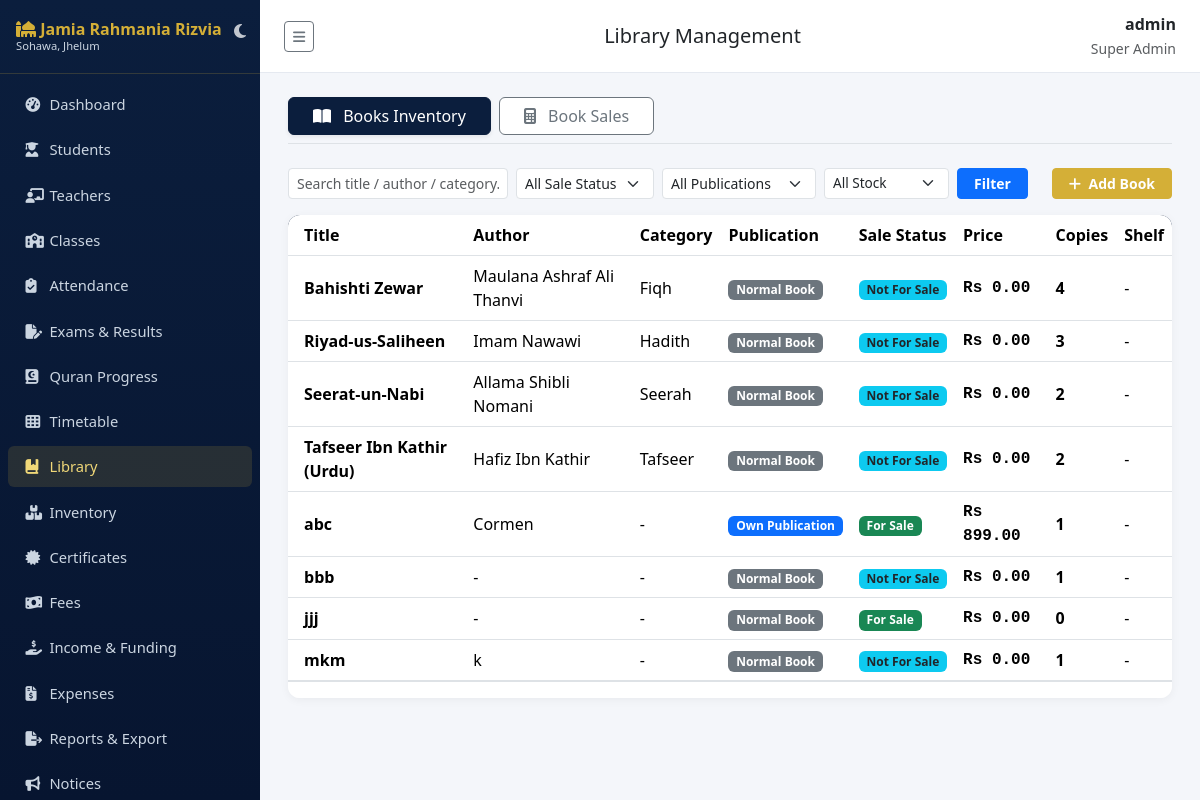
Page /library/ (signed in) on the committed database.
### accounts/models.py (models this page shows, shortened)
class User(AbstractUser):
    class Role(models.TextChoices):
        SUPER_ADMIN = "SUPER_ADMIN", "Super Admin"
        PRINCIPAL = "PRINCIPAL", "Principal"
        ADMIN = "ADMIN", "Admin"
        TEACHER = "TEACHER", "Teacher"
        STUDENT = "STUDENT", "Student"
        PARENT = "PARENT", "Parent"
        ACCOUNTANT = "ACCOUNTANT", "Accountant"
        LIBRARIAN = "LIBRARIAN", "Librarian"
        STAFF = "STAFF", "Staff"
    role = models.CharField(max_length=20, choices=Role.choices, default=Role.STUDENT)
    phone = models.CharField(max_length=20, blank=True)
    photo = models.ImageField(upload_to="profile_photos/", blank=True, null=True)

### library/models.py (models this page shows, shortened)
class Book(models.Model):
    SALE_CHOICES = [
        ('FOR_SALE', 'For Sale'),
        ('NOT_FOR_SALE', 'Not For Sale'),
    ]
    PUBLICATION_CHOICES = [
        ('OWN', 'Own Publication'),
        ('NORMAL', 'Normal Book'),
    ]
    title = models.CharField(max_length=200)
    author = models.CharField(max_length=150, blank=True)
    category = models.CharField(max_length=100, blank=True, help_text="e.g. Tafseer, Hadith, Fiqh, Seerah, Urdu, English")
    language = models.CharField(max_length=50, blank=True, help_text="e.g. Arabic, Urdu, English")
    isbn = models.CharField("ISBN / Book No.", max_length=30, blank=True)
    copies = models.PositiveIntegerField(default=1)
    shelf = models.CharField(max_length=30, blank=True)
    sale_status = models.CharField(
        max_length=20,
        choices=SALE_CHOICES,
        default='NOT_FOR_SALE',
        verbose_name="Sale Status"
    )
    publication_type = models.CharField(
        max_length=20,
        choices=PUBLICATION_CHOICES,
        default='NORMAL',
        verbose_name="Publication Type"
    )
    price = models.DecimalField(
        max_digits=10,
        decimal_places=2,
        default=Decimal("0.00"),
        help_text="Price if for sale"
    )
    created_at = models.DateTimeField(auto_now_add=True)
    class Meta:
        ordering = ["title"]

### library/views.py (the view, shortened to what this page needs)
# urls.py: path("", views.BookListView.as_view(), name="books"),
class BookListView(RoleRequiredMixin, ListView):
    model = Book
    template_name = "library/book_list.html"
    context_object_name = "books"
    paginate_by = 20
    allowed_roles = STAFF_ROLES
    def get_queryset(self):
        qs = super().get_queryset()
        q = self.request.GET.get("q")
        sale_status = self.request.GET.get("sale_status")
        publication_type = self.request.GET.get("publication_type")
        stock_status = self.request.GET.get('stock_status', '') # Naya parameter fetch kiya
        if stock_status == 'out_of_stock':
            qs = qs.filter(copies=0)
        elif stock_status == 'low_stock':
            qs = qs.filter(copies__gt=0, copies__lte=5)
        if sale_status:
            qs = qs.filter(sale_status=sale_status)
        if publication_type:
            if publication_type == 'EXTERNAL':
                qs = qs.filter(publication_type='NORMAL')
            else:
                qs = qs.filter(publication_type=publication_type)
        return qs
    def get_context_data(self, **kwargs):
        ctx = super().get_context_data(**kwargs)
        ctx["q"] = self.request.GET.get("q", "")
        ctx["sale_status"] = self.request.GET.get("sale_status", "")
        ctx["publication_type"] = self.request.GET.get("publication_type", "")
        ctx["stock_status"] = self.request.GET.get("stock_status", "") # <-- Custom Context Added
        return ctx

### accounts/mixins.py (called while the page is built)
    def dispatch(self, request, *args, **kwargs):
        if not request.user.is_authenticated:
            return self.handle_no_permission()
        if request.user.is_superuser or request.user.role in self.allowed_roles:
            return super().dispatch(request, *args, **kwargs)
        raise PermissionDenied("You do not have permission to access this page.")

### sitepages/context_processors.py (called while the page is built)
def site_settings(request):
    s = SiteSettings.get_solo()
    years = max(datetime.date.today().year - s.established_year, 0)
    return {"site_settings": s, "years_of_service": years}

### sitepages/models.py (called while the page is built)
    @classmethod
    def get_solo(cls):
        obj = cls.objects.first()
        if not obj:
            obj = cls.objects.create()
        return obj

### templates/library/book_list.html (shortened to what this page needs)
{% extends "base.html" %}
{% block page_title %}Library Management{% endblock %}
{% block content %}
<div class="mb-4 d-flex gap-2 border-bottom pb-2">
  <a href="{% url 'library:books' %}" class="btn btn-navy shadow-sm px-4">
    <i class="fa-solid fa-book-open me-2"></i> Books Inventory
  </a>
  <a href="{% url 'library:sales_list' %}" class="btn btn-outline-secondary px-4 bg-white">
    <i class="fa-solid fa-calculator me-2"></i> Book Sales
  </a>
</div>
<div class="d-flex justify-content-between align-items-center flex-wrap gap-2 mb-3">
  <form method="GET" class="d-flex align-items-center flex-wrap gap-2 m-0">
    <input type="text" name="q" value="{{ q }}" class="form-control form-control-sm d-inline-block w-auto" placeholder="Search title / author / category...">
    <select name="sale_status" class="form-select form-select-sm d-inline-block w-auto">
      <option value="">All Sale Status</option>
    </select>
    <select name="publication_type" class="form-select form-select-sm d-inline-block w-auto">
      <option value="">All Publications</option>
    </select>
    <select name="stock_status" class="form-select form-select-sm d-inline-block w-auto" style="font-size: 0.85rem;">
      <option value="">All Stock</option>
    </select>
    <button type="submit" class="btn btn-sm btn-primary fw-semibold px-3">Filter</button>
  </form>
  {% if request.user.is_superuser or request.user.role in "SUPER_ADMIN,PRINCIPAL,ADMIN,LIBRARIAN" %}
    <a href="{% url 'library:book_add' %}" class="btn btn-gold btn-sm fw-semibold px-3 py-1 text-white">
      <i class="fa-solid fa-plus me-1 text-white"></i> Add Book
    </a>
  {% endif %}
</div>
<div class="card">
  <div class="card-body table-responsive p-0">
    <table class="table table-hover align-middle mb-0">
      <thead>
        <tr>
          <th class="ps-3">Title</th>
          <th>Author</th>
          <th>Category</th>
          <th>Publication</th>
          <th>Sale Status</th>
          <th>Price</th>
          <th>Copies</th>
          <th>Shelf</th>
        </tr>
      </thead>
      <tbody>
      {% for b in books %}
        <tr>
          <td class="ps-3">
            <strong>{{ b.title }}</strong>
          </td>
          <td>{{ b.author|default:"-" }}</td>
          <td>{{ b.category|default:"-" }}</td>
          <td>
            <span class="badge {% if b.publication_type == 'OWN' %}bg-primary{% else %}bg-secondary{% endif %}">
              {{ b.get_publication_type_display }}
            </span>
          </td>
          <td>
            <span class="badge {% if b.sale_status == 'FOR_SALE' %}bg-success{% else %}bg-info text-dark{% endif %}">
              {{ b.get_sale_status_display }}
            </span>
          </td>
          <td class="font-monospace fw-bold">Rs {{ b.price }}</td>
          <td class="fw-bold">{{ b.copies }}</td>
          <td>{{ b.shelf|default:"-" }}</td>
        </tr>
      {% empty %}
        <tr><td colspan="9" class="text-center text-muted py-4">No books found inside catalog.</td></tr>
      {% endfor %}
      </tbody>
    </table>
  </div>
  <div class="card-footer bg-white border-top">
  </div>
</div>
{% endblock %}

### templates/base.html (shortened to what this page needs)
{% load static %}
<!DOCTYPE html>
<html lang="en" id="theme-wrapper" data-bs-theme="light">
<head>
<link href="https://cdn.jsdelivr.net/npm/bootstrap@5.3.3/dist/css/bootstrap.min.css" rel="stylesheet">
<link href="https://cdnjs.cloudflare.com/ajax/libs/font-awesome/6.5.1/css/all.min.css" rel="stylesheet">
<link href="{% static 'css/style.css' %}" rel="stylesheet">
</head>
<body>
<nav class="sidebar" id="sidebar">
  <div class="brand d-flex justify-content-between align-items-center">
    <div>
      <i class="fa-solid fa-mosque"></i> Jamia Rahmania Rizvia
      <small class="d-block" style="font-size:.7rem;color:#cbd5e1;font-weight:400">Sohawa, Jhelum</small>
    </div>
    <button id="theme-toggle-btn" class="btn p-1 border-0 text-white opacity-75 hover-opacity-100" title="Switch Theme" style="background: transparent; box-shadow: none;">
      <i class="fa-solid fa-moon fs-6" id="theme-icon"></i>
    </button>
  </div>
  <ul class="nav flex-column py-2">
    {% if request.user.role in "STUDENT,PARENT" %}
      <li class="nav-item"><a class="nav-link {% if request.resolver_match.namespace == 'portal' %}active{% endif %}" href="{% url 'portal:home' %}"><i class="fa-solid fa-gauge-high"></i> My Portal</a></li>
      <li class="nav-item"><a class="nav-link {% if request.resolver_match.namespace == 'notices' and request.resolver_match.url_name == 'list' %}active{% endif %}" href="{% url 'notices:list' %}"><i class="fa-solid fa-bullhorn"></i> Notices</a></li>
      <li class="nav-item"><a class="nav-link {% if request.resolver_match.namespace == 'timetable' %}active{% endif %}" href="{% url 'timetable:view' %}"><i class="fa-solid fa-table-cells"></i> Timetable</a></li>
      <li class="nav-item"><a class="nav-link" href="{% url 'notices:event_list' %}"><i class="fa-solid fa-calendar-days"></i> Events</a></li>
    {% else %}
      <li class="nav-item"><a class="nav-link {% if request.resolver_match.namespace == 'dashboard' %}active{% endif %}" href="{% url 'dashboard:index' %}"><i class="fa-solid fa-gauge-high"></i> Dashboard</a></li>
      <li class="nav-item"><a class="nav-link {% if request.resolver_match.namespace == 'students' %}active{% endif %}" href="{% url 'students:list' %}"><i class="fa-solid fa-user-graduate"></i> Students</a></li>
      {% if request.user.is_superuser or request.user.role in "SUPER_ADMIN,PRINCIPAL,ADMIN" %}
      <li class="nav-item"><a class="nav-link {% if request.resolver_match.namespace == 'teachers' %}active{% endif %}" href="{% url 'teachers:list' %}"><i class="fa-solid fa-chalkboard-user"></i> Teachers</a></li>
      <li class="nav-item"><a class="nav-link {% if request.resolver_match.url_name == 'class_list' %}active{% endif %}" href="{% url 'academics:class_list' %}"><i class="fa-solid fa-school"></i> Classes</a></li>
      {% endif %}
      <li class="nav-item"><a class="nav-link " href="{% url 'attendance:mark' %}"><i class="fa-solid fa-clipboard-check"></i> Attendance</a></li>
      {% if request.user.is_superuser or request.user.role in "SUPER_ADMIN,PRINCIPAL,ADMIN,TEACHER" %}
      <li class="nav-item"><a class="nav-link {% if request.resolver_match.namespace == 'exams' %}active{% endif %}" href="{% url 'exams:list' %}"><i class="fa-solid fa-file-pen"></i> Exams &amp; Results</a></li>
      <li class="nav-item"><a class="nav-link {% if request.resolver_match.namespace == 'hifz' %}active{% endif %}" href="{% url 'hifz:list' %}"><i class="fa-solid fa-book-quran"></i> Quran Progress</a></li>
      {% endif %}
      <li class="nav-item"><a class="nav-link " href="{% url 'timetable:view' %}"><i class="fa-solid fa-table-cells"></i> Timetable</a></li>
      <li class="nav-item"><a class="nav-link {% if request.resolver_match.namespace == 'library' %}active{% endif %}" href="{% url 'library:books' %}"><i class="fa-solid fa-book-bookmark"></i> Library</a></li>
      {% if request.user.is_superuser or request.user.role in "SUPER_ADMIN,PRINCIPAL,ADMIN,STAFF,LIBRARIAN" %}
      <li class="nav-item"><a class="nav-link {% if request.resolver_match.namespace == 'inventory' %}active{% endif %}" href="{% url 'inventory:list' %}"><i class="fa-solid fa-boxes-stacked"></i> Inventory</a></li>
      {% endif %}
      {% if request.user.is_superuser or request.user.role in "SUPER_ADMIN,PRINCIPAL,ADMIN" %}
      <li class="nav-item"><a class="nav-link {% if request.resolver_match.namespace == 'certificates' %}active{% endif %}" href="{% url 'certificates:list' %}"><i class="fa-solid fa-certificate"></i> Certificates</a></li>
      {% endif %}
      {% if request.user.is_superuser or request.user.role in "SUPER_ADMIN,PRINCIPAL,ADMIN,ACCOUNTANT" %}
      <li class="nav-item"><a class="nav-link {% if request.resolver_match.url_name == 'payment_list' %}active{% endif %}" href="{% url 'fees:payment_list' %}"><i class="fa-solid fa-money-bill-wave"></i> Fees</a></li>
      <li class="nav-item"><a class="nav-link {% if request.resolver_match.url_name == 'income_list' %}active{% endif %}" href="{% url 'fees:income_list' %}"><i class="fa-solid fa-hand-holding-dollar"></i> Income &amp; Funding</a></li>
      <li class="nav-item"><a class="nav-link {% if request.resolver_match.url_name == 'expense_list' %}active{% endif %}" href="{% url 'fees:expense_list' %}"><i class="fa-solid fa-file-invoice-dollar"></i> Expenses</a></li>
      {% endif %}
      {% if request.user.is_superuser or request.user.role in "SUPER_ADMIN,PRINCIPAL,ADMIN,ACCOUNTANT" %}
      <li class="nav-item"><a class="nav-link {% if request.resolver_match.namespace == 'reports' %}active{% endif %}" href="{% url 'reports:index' %}"><i class="fa-solid fa-file-export"></i> Reports &amp; Export</a></li>
      {% endif %}
      <li class="nav-item"><a class="nav-link {% if request.resolver_match.namespace == 'notices' %}active{% endif %}" href="{% url 'notices:list' %}"><i class="fa-solid fa-bullhorn"></i> Notices</a></li>
    {% endif %}
  </ul>
</nav>
<div class="main-content">
  <div class="topbar">
    <button class="btn btn-sm btn-outline-secondary" id="sidebarToggle" type="button" title="Show / hide menu" aria-label="Toggle menu"><i class="fa-solid fa-bars"></i></button>
    <h5 class="mb-0">{% block page_title %}Dashboard{% endblock %}</h5>
    <div class="text-end">
      <div class="fw-semibold">{{ request.user.get_full_name|default:request.user.username }}</div>
      <small class="text-muted">{{ request.user.get_role_display }}</small>
    </div>
  </div>
  {% block content %}{% endblock %}
</div>
</body>
</html>

### static/css/style.css (style rules this page uses)
:root { --navy: #0b1e3d; --navy-dark: #071530; --gold: #d4af37; --gold-light: #f0d878; --bg: #f4f6fa; }
body { background: var(--bg); font-family: 'Segoe UI', Roboto, sans-serif; }
.sidebar { background: linear-gradient(180deg, var(--navy) 0%, var(--navy-dark) 100%); min-height: 100vh; width: 250px; position: fixed; top: 0; left: 0; z-index: 1030; }
.sidebar .brand { color: var(--gold); font-weight: 700; padding: 1.25rem 1rem; border-bottom: 1px solid rgba(212,175,55,.2); }
.sidebar .nav-link { color: #cbd5e1; padding: .6rem 1.1rem; border-radius: 6px; margin: 2px 8px; font-size: .92rem; }
.sidebar .nav-link.active, .sidebar .nav-link:hover { background: rgba(212,175,55,.15); color: var(--gold-light); }
.sidebar .nav-link i { width: 20px; }
.main-content { margin-left: 250px; padding: 1.5rem 1.75rem; }
.topbar { background: #fff; border-bottom: 1px solid #e5e9f0; padding: .75rem 1.5rem; margin: -1.5rem -1.75rem 1.5rem -1.75rem; display: flex; justify-content: space-between; align-items: center; }
.card { border: none; border-radius: 12px; box-shadow: 0 2px 10px rgba(0,0,0,.05); }
.btn-gold { background: var(--gold); border-color: var(--gold); color: var(--navy-dark); font-weight: 600; }
.btn-navy { background: var(--navy); border-color: var(--navy); color: #fff; }
.table thead { background: var(--navy); color: #fff; }
#sidebar { position: fixed; top: 0; left: 0; width: 260px; height: 100vh; overflow-y: auto !important; z-index: 1050; transition: all 0.3s ease; }
.main-content { margin-left: 260px; transition: all 0.3s ease; }
#sidebar .brand { padding-right: 35px !important; line-height: 1.2 !important; }
#theme-toggle-btn { position: absolute; right: 10px; top: 15px; z-index: 10; }

### templates/base.html (style rules this page uses)
html, body { min-height: 100vh !important; height: 100%; }
#sidebar .brand { cursor: grab; user-select: none; touch-action: none; }

### templates/library/book_list.html (style rules this page uses)
.btn-gold i { color: #ffffff !important; }
.card { overflow: hidden; }

### rows in the picture
User: user.get_full_name "admin", user.role "Super Admin"
Book: title "Bahishti Zewar", author "Maulana Ashraf Ali Thanvi", category "Fiqh", publication_type "Normal Book", sale_status "Not For Sale", price "0.00", copies "4", shelf "-"
Book: title "Riyad-us-Saliheen", author "Imam Nawawi", category "Hadith", publication_type "Normal Book", sale_status "Not For Sale", price "0.00", copies "3", shelf "-"
Book: title "Seerat-un-Nabi", author "Allama Shibli Nomani", category "Seerah", publication_type "Normal Book", sale_status "Not For Sale", price "0.00", copies "2", shelf "-"
Book: title "Tafseer Ibn Kathir (Urdu)", author "Hafiz Ibn Kathir", category "Tafseer", publication_type "Normal Book", sale_status "Not For Sale", price "0.00", copies "2", shelf "-"
Book: title "abc", author "Cormen", category "-", publication_type "Own Publication", sale_status "For Sale", price "899.00", copies "1", shelf "-"
Book: title "bbb", author "-", category "-", publication_type "Normal Book", sale_status "Not For Sale", price "0.00", copies "1", shelf "-"
Book: title "jjj", author "-", category "-", publication_type "Normal Book", sale_status "For Sale", price "0.00", copies "0", shelf "-"
Book: title "mkm", author "k", category "-", publication_type "Normal Book", sale_status "Not For Sale", price "0.00", copies "1", shelf "-"
